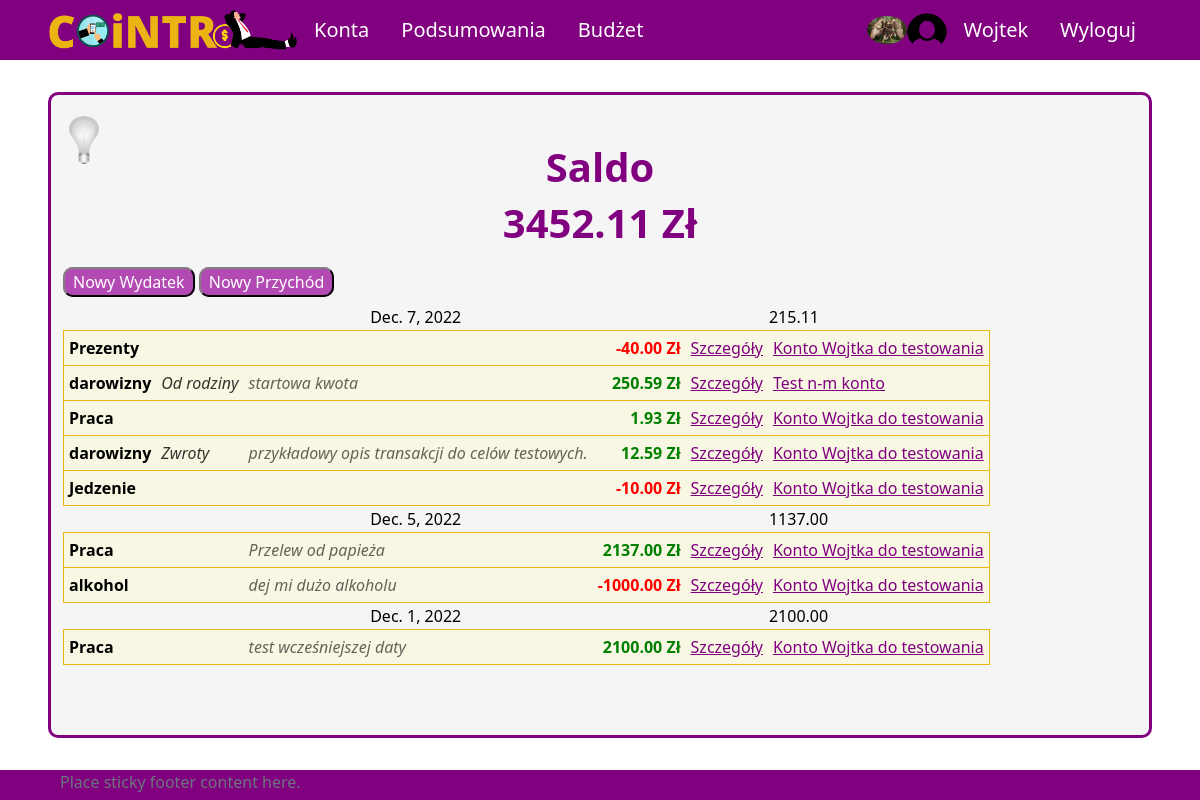
The app's page / (signed in), older data.
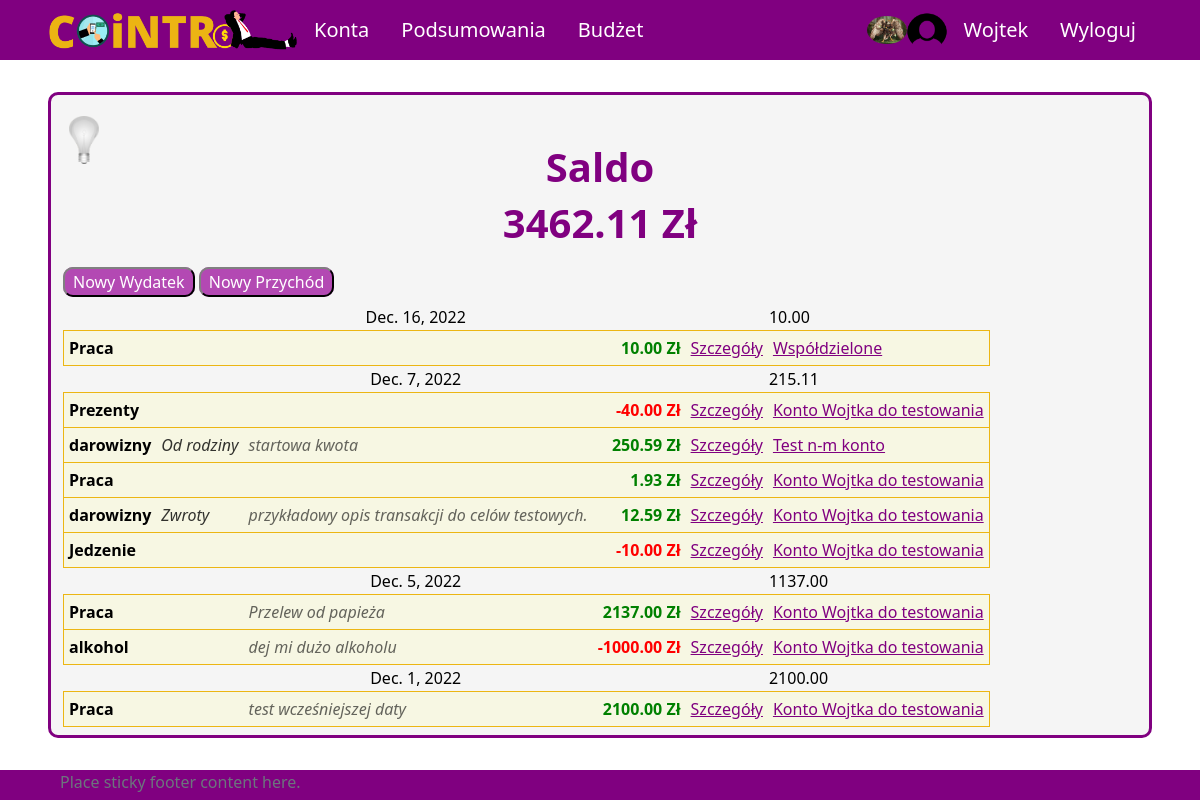
The same page, newer data.
### aplication/models.py (models this page shows, shortened)
class Transaction(models.Model):
    id_account = models.ForeignKey(Account, on_delete=models.CASCADE)
    id_user = models.ForeignKey(Profile, on_delete=models.SET_NULL, null=True) #konto z którego dokonano transakcji zostało usunięte ale transakcja ma pozostać
    id_category = models.ForeignKey(Category, on_delete=models.CASCADE)
    id_subcategory = models.ForeignKey(Subcategory, on_delete=models.SET_NULL, null=True, blank=True)
    currency = models.ForeignKey(Currency, on_delete=models.SET_NULL, null=True)
    is_periodic = models.BooleanField(default=False)
    amount = models.DecimalField(max_digits=10, decimal_places=2)
    converted_amount = models.DecimalField(max_digits=10, decimal_places=2)
    transaction_date = models.DateField()
    description = models.CharField(max_length=255, blank=True, null=True)
    id = models.UUIDField(default=uuid.uuid4, unique=True, primary_key=True, editable=False)

class Account(models.Model):
    owner = models.ForeignKey(Profile, null=True, blank=True, on_delete=models.CASCADE)
    name = models.CharField(max_length=30)
    currency = models.ForeignKey(Currency, on_delete=models.SET_NULL, null=True)
    is_shared = models.BooleanField(default=False)
    description = models.CharField(max_length=100, null=True, blank=True)
    id = models.UUIDField(default=uuid.uuid4, unique=True, primary_key=True, editable=False)

### UsersApp/models.py (models this page shows, shortened)
class Category(models.Model):
    SCOPE_CHOICES = (
    ("INCOME", "income"),
    ("EXPENSE", "expense"),
    )
    name = models.CharField(max_length=255)
    owner = models.ForeignKey(Profile, null=True, blank=True, on_delete=models.CASCADE)
    scope = models.CharField(max_length=10, choices=SCOPE_CHOICES) #income / expense - do oddzielenia rodzaju transakcji
    id = models.UUIDField(default=uuid.uuid4, unique=True, primary_key=True, editable=False)
    def __str__(self):
        return self.name

class Currency(models.Model):
    name = models.CharField(max_length=100)
    access_name = models.CharField(max_length=20) #access_name nazwa aby zdobyć kurs walut
    sign = models.CharField(max_length=5) #znak waluty
    id = models.UUIDField(default=uuid.uuid4, unique=True,
                            primary_key=True, editable=False)

class Subcategory(models.Model):
    name = models.CharField(max_length=255)
    id_category = models.ForeignKey(Category, on_delete=models.CASCADE)
    id = models.UUIDField(default=uuid.uuid4, unique=True, primary_key=True, editable=False)
    def __str__(self):
        return self.name

### aplication/views/account_views.py (the view)
# urls.py: 2. Add a URL to urlpatterns:  path('', views.home, name='home')
def home(request):
    if request.user.is_authenticated:
        all_transactions = Transaction.objects.filter(id_user=request.user.profile).order_by('-transaction_date')
        dates = []
        transactions = []
        values = []
        for t in all_transactions:
            if t.transaction_date not in dates:
                dates.append(t.transaction_date)
        for dt in dates:
            values.append(sum(tr.converted_amount for tr in all_transactions if tr.transaction_date == dt))
            transactions.append(reversed([tr for tr in all_transactions if tr.transaction_date == dt]))
        daily = zip(dates, transactions, values)
        balance = sum(v for v in values)
        context = {
            'profile': request.user.profile,
            'daily': daily,
            'profile_balance': balance,
        }
        return render(request, 'application/home/home-login.html', context)
    else:
        return render(request, 'application/home/home-logout.html')

### templates/application/home/home-login.html (shortened to what this page needs)
{% extends 'application/base.html' %}
{% block content %}
    <div class="title">
        <h1>Saldo</h1>
        <h1>{{ profile_balance }} {{ profile.currency.sign }}</h1>
    </div>
    <div class="content">
        <p class="buttons">
            <a class="button" href="{% url 'addExpenseAccountless' %}">Nowy Wydatek</a>
            <a class="button" href="{% url 'addIncomeAccountless' %}">Nowy Przychód</a>
        </p>
        <table>
        {% for date, transactions, value in daily %}
            <tr class="date">
                <td class="center" colspan="5">{{ date }}</td>
                <td>{{ value }}</td>
            </tr>
            {% for tr in transactions %}
                <tr class="transaction">
                    <td id="transaction-category" class="bold">{{ tr.id_category }}</td>
                    {% if tr.id_subcategory %}
                    <td id="transaction-subcategory">{{ tr.id_subcategory }}</td>
                    {% else %}
                    <td id="transaction-subcategory"></td>
                    {% endif %}
                    {% if tr.description %}
                    <td id="transaction-description">{{ tr.description }}</td>
                    {% else %}
                    <td id="transaction-description"></td>
                    {% endif %}
                    {% if tr.converted_amount >= 0 %}
                        <td id="transaction-amount" class="income">{{ tr.converted_amount }} {{ tr.currency.sign }}</td>
                    {% else %}
                        <td id="transaction-amount" class="expense">{{ tr.converted_amount }} {{ tr.currency.sign }}</td>
                    {% endif %}
                    <td><a class="purple" href="{% url 'showTransaction' tr.id 1 %}">Szczegóły</a></td>
                    <td id="transaction-account">
                        <a id="tr-acc-link" class="purple" href="{% url 'account' pk=tr.id_account.id %}">{{ tr.id_account.name }}</a>
                    </td>
                </tr>
            {% endfor %}
        {% endfor %}
        </table>
    </div>
{% endblock  %}

Row changes from the older to the newer data that the page shows:
added Transaction: daily "Dec. 16, 2022", id_category "Praca", converted_amount "10.00", currency.sign "Zł", id_account.name "Współdzielone"
Text that changed along with them:
{{ profile_balance }}: "3452.11" → "3462.11"
new list line: "10.00"
